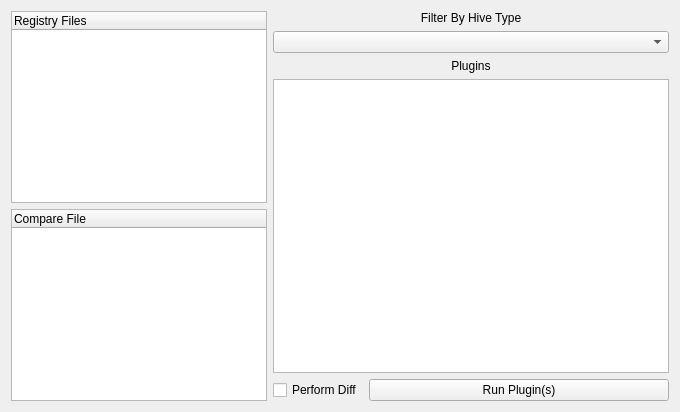
          <widget class="QWidget" name="PluginsTab">
           <attribute name="title">
            <string>Plugins</string>
           </attribute>
           <layout class="QGridLayout" name="gridLayout_22">
            <item row="0" column="0">
             <layout class="QGridLayout" name="gridLayout_19">
              <item row="0" column="0">
               <layout class="QGridLayout" name="gridLayout_5">
                <item row="2" column="0">
                 <widget class="QTreeWidget" name="pluginDiffTreeWidget">
                  <column>
                   <property name="text">
                    <string>Compare File</string>
                   </property>
                  </column>
                 </widget>
                </item>
                <item row="1" column="0">
                 <widget class="QTreeWidget" name="pluginFilestreeWidget">
                  <property name="selectionMode">
                   <enum>QAbstractItemView::ExtendedSelection</enum>
                  </property>
                  <column>
                   <property name="text">
                    <string>Registry Files</string>
                   </property>
                  </column>
                 </widget>
                </item>
               </layout>
              </item>
              <item row="0" column="1">
               <layout class="QGridLayout" name="gridLayout">
                <item row="0" column="0" colspan="2">
                 <widget class="QLabel" name="label_9">
                  <property name="minimumSize">
                   <size>
                    <width>150</width>
                    <height>0</height>
                   </size>
                  </property>
                  <property name="text">
                   <string>Filter By Hive Type</string>
                  </property>
                  <property name="alignment">
                   <set>Qt::AlignBottom|Qt::AlignHCenter</set>
                  </property>
                  <property name="margin">
                   <number>10</number>
                  </property>
                 </widget>
                </item>
                <item row="1" column="0" colspan="2">
                 <widget class="QComboBox" name="hiveComboBox">
                  <property name="minimumSize">
                   <size>
                    <width>300</width>
                    <height>0</height>
                   </size>
                  </property>
                 </widget>
                </item>
                <item row="2" column="0" colspan="2">
                 <widget class="QLabel" name="label_11">
                  <property name="minimumSize">
                   <size>
                    <width>150</width>
                    <height>0</height>
                   </size>
                  </property>
                  <property name="text">
                   <string>Plugins</string>
                  </property>
                  <property name="alignment">
                   <set>Qt::AlignBottom|Qt::AlignHCenter</set>
                  </property>
                  <property name="margin">
                   <number>10</number>
                  </property>
                 </widget>
                </item>
                <item row="3" column="0" colspan="2">
                 <widget class="QListWidget" name="pluginListWidget">
                  <property name="selectionMode">
                   <enum>QAbstractItemView::ExtendedSelection</enum>
                  </property>
                 </widget>
                </item>
                <item row="4" column="0">
                 <widget class="QCheckBox" name="pluginDiffCheckBox">
                  <property name="text">
                   <string>Perform Diff</string>
                  </property>
                 </widget>
                </item>
                <item row="4" column="1">
                 <widget class="QPushButton" name="runPluginButton">
                  <property name="minimumSize">
                   <size>
                    <width>300</width>
                    <height>0</height>
                   </size>
                  </property>
                  <property name="text">
                   <string>Run Plugin(s)</string>
                  </property>
                 </widget>
                </item>
               </layout>
              </item>
             </layout>
            </item>
           </layout>
          </widget>
